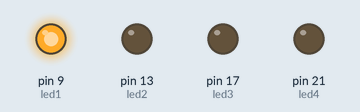
This program was run on a simulated MicroPython board. On the bench: output pins drawn as LEDs (lit = HIGH).

Above: at 0.05 s.
At 1.55 s:
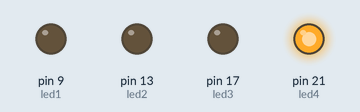
At 3.05 s:
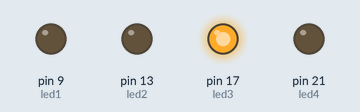
At 4.55 s:
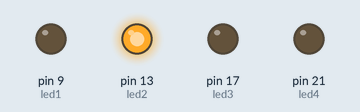
At 6.15 s:
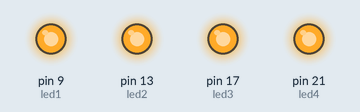
At 8.85 s:
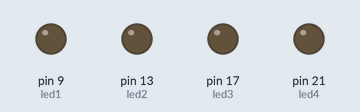
Timing chart, 0 to 11.7 s (numbered marks = the images above):
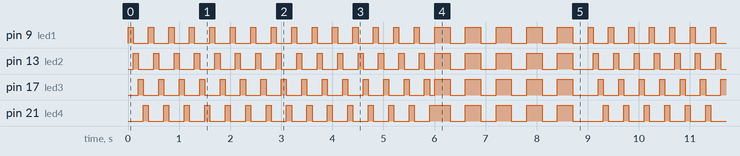

Measured:
- by itself, pin 9 (led1): moves between LOW and HIGH, repeating every 8.6 s
- by itself, pin 13 (led2), pin 17 (led3): moves between LOW and HIGH, repeating every 9.0 s
- by itself, pin 21 (led4): repeats every 9.0 s: HIGH 0.40 s, 4 × (LOW 0.30 s, HIGH 0.30 s), LOW 0.60 s, 14 × (HIGH 0.10 s, LOW 0.30 s)

The program:

LED____.py
```python
from machine import Pin
import time

interval = 0.1
led1 = Pin(9, Pin.OUT)
led2 = Pin(13, Pin.OUT)
led3 = Pin(17 , Pin.OUT)
led4 = Pin(21, Pin.OUT)

led1.value(0)
led2.value(0)
led3.value(0)
led4.value(0)

while True:
    for i in range(15) :
        led4.value(0)
        led1.value(1)
        time.sleep(interval)

        led1.value(0)
        led2.value(1)
        time.sleep(interval)

        led2.value(0)
        led3.value(1)
        time.sleep(interval)

        led3.value(0)
        led4.value(1)
        time.sleep(interval)

    for j in range(5) :
        led1.value(1)
        led2.value(1)
        led3.value(1)
        led4.value(1)
        time.sleep(0.3)

        led1.value(0)
        led2.value(0)
        led3.value(0)
        led4.value(0)
        time.sleep(0.3)


    
```
